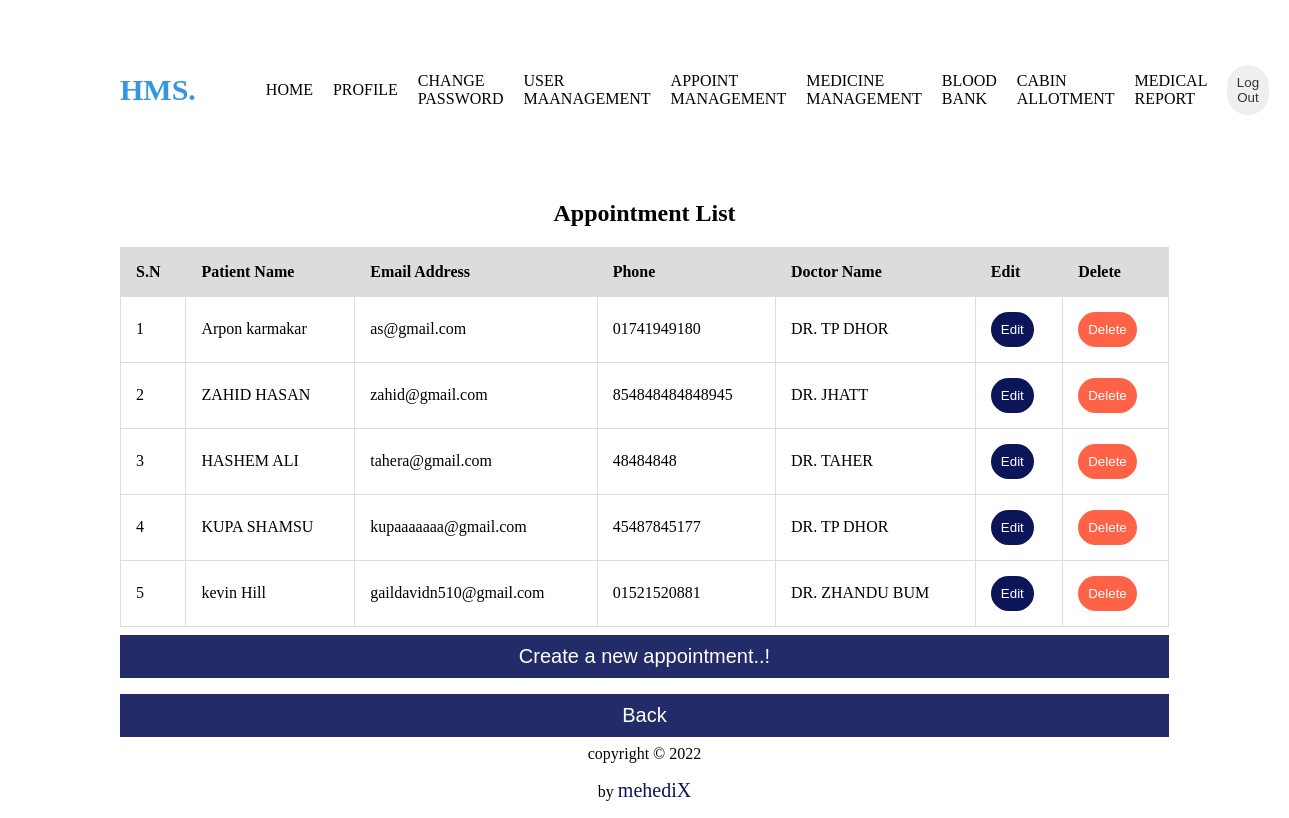
The page /view/appoint-table.php (signed in) on the database its author committed.
### tables this page shows
CREATE TABLE `appointment` (
  `id` int(10) UNSIGNED NOT NULL,
  `p_name` varchar(255) DEFAULT NULL,
  `email` varchar(255) DEFAULT NULL,
  `phone` varchar(25) DEFAULT NULL,
  `d_name` varchar(255) DEFAULT NULL,
  `created_at` datetime NOT NULL
);

### control/read-appointAction.php (called while the page is built)
<?php
include('../model/database.php');
$fetchData= fetch_data($connection);
function fetch_data($connection){
  $query="SELECT * from appointment ORDER BY id DESC";
  $exec=mysqli_query($connection, $query);
  if(mysqli_num_rows($exec)>0){
    $row= mysqli_fetch_all($exec, MYSQLI_ASSOC);
    return $row;
  }else{
    return $row=[];
  }
}
?>

### view/appoint-table.php (the view, shortened to what this page needs)
<?php
include('../control/read-appointAction.php');
?>
<!DOCTYPE html>
<html>
<head>
</head>
<body style="padding-right:7rem;padding-left:7rem;">
<?php include "../model/_nav.php"; ?>
<div class="table-data">
        <div class="list-title">
 <h2>Appointment List</h2>
            </div>
    <table border="1">
        <tr>
            <th>S.N</th>
            <th>Patient Name</th>
            <th>Email Address</th>
            <th>Phone</th>
            <th>Doctor Name</th>
            <th>Edit</th>
            <th>Delete</th>
        </tr>
<?php
        if(count($fetchData)>0){
        $sn=1;
        foreach($fetchData as $data){
?> <tr>
<td><?php echo $sn; ?></td>
<td><?php echo $data['p_name']; ?></td>
<td><?php echo $data['email']; ?></td>
<td><?php echo $data['phone']; ?></td>
<td><?php echo $data['d_name']; ?></td>
<td><a style="text-decoration:none;" href="../view/update-appoint.php?edit=<?php echo $data['id']; ?>">
                <button style="background-color: #0D1559;color: #ffffff;padding:10px;padding: 10px;border: none;border-radius: 30px;">Edit</button></a></td>
<td><a style="text-decoration:none;" href="../control/delete-appointAction.php?delete=<?php echo $data['id']; ?>">
                <button style="background-color:tomato;color: #ffffff;padding:10px;padding: 10px;border: none;border-radius: 30px;">Delete</button></a></td>
</tr> <?php
      $sn++; }
      }else{
?>
      <tr>
        <td colspan="7">No Data Found</td>
      </tr>
<?php
    }
?>
    </table>
    <button type="create" onclick="document.location='../view/create-appoint.php'">Create a new appointment..!</button>
    <button type="bk" onclick="document.location='../view/dashboard.php'">Back</button>
    </div>
    <?php include "../model/footer.php"; ?>
</body>
</html>

### model/_nav.php (shortened to what this page needs)
<header>
    <nav style="display:flex;
    justify-content:space-between;align-items:center;margin-top:3rem;margin-bottom:3rem;">
        <a style="text-decoration:none;color:black;" href="../view/dashboard.php">
            <h1 style="color:#3498DB;font-size:30px">HMS.</h1>
        </a>
        <ul style="display:flex;justify-content:space-between;list-style-type:none;align-items:center;">
            <li style="text-decoration:none;text-color:black;padding-right:10px;padding-left:10px;">
                <a style="text-decoration:none;color:black;" href="../view/dashboard.php">
                    HOME
                </a>
            </li>
            <li style="text-decoration:none;text-color:black;padding-right:10px;padding-left:10px;">
                <a style="text-decoration:none;color:black;" href="../view/viewProfile.php">
                    PROFILE
                </a>
            </li>
            <li style="text-decoration:none;text-color:black;padding-right:10px;padding-left:10px;">
                <a style="text-decoration:none;color:black;" href="../view/changePassword.php">
                    CHANGE PASSWORD
                </a>
            </li>
            <li style="text-decoration:none;text-color:black;padding-right:10px;padding-left:10px;">
                <a style="text-decoration:none;color:black;" href="../view/user-table.php">
                    USER MAANAGEMENT
                </a>
            </li>
            <li style="text-decoration:none;text-color:black;padding-right:10px;padding-left:10px;">
                <a style="text-decoration:none;color:black;" href="../view/appoint-table.php">
                    APPOINT MANAGEMENT
                </a>
            </li>
            <li style="text-decoration:none;text-color:black;padding-right:10px;padding-left:10px;">
                <a style="text-decoration:none;color:black;" href="../view/medicine-table.php">
                    MEDICINE MANAGEMENT
                </a>
            </li>
            <li style="text-decoration:none;text-color:black;padding-right:10px;padding-left:10px;">
                <a style="text-decoration:none;color:black;" href="../view/blood-table.php">
                    BLOOD BANK
                </a>
            </li>
            <li style="text-decoration:none;text-color:black;padding-right:10px;padding-left:10px;">
                <a style="text-decoration:none;color:black;" href="../view/cabin-table.php">
                   CABIN ALLOTMENT
                </a>
            </li>
            <li style="text-decoration:none;text-color:black;padding-right:10px;padding-left:10px;">
                <a style="text-decoration:none;color:black;" href="../view/viewTestReport.php">
                    MEDICAL REPORT
                </a>
            </li>
            <li style="text-decoration:none;text-color:black;padding-right:10px;padding-left:10px;">
                <a style="text-decoration:none;color:black;" href="../control/logOut.php">
                    <button style="color:#2C3539;padding:10px;padding: 10px;border: none;border-radius: 30px;">
                        Log Out
                    </button>
                </a>
            </li>
        </ul>
    </nav>
</header>

### model/footer.php
<footer style="margin-top:4rem">
    <p style="text-align:center;">copyright © 2022</p>
    <p style="text-align:center;">by <span style="color:#0D1559;font-size:20px;">mehediX</span></p>
</footer>

### view/appoint-table.php (style rules this page uses)
table, td, th { border: 1px solid #ddd; text-align: left; }
table { border-collapse: collapse; max-width: 100%; width:100%; }
.table-data { width:100%; float: right; }
th, td { padding: 15px; }
th { background-color:gainsboro ; }
body { overflow-x: hidden; }
* { box-sizing: border-box; }
button[type=create] { background-color: #0D1559; color: #ffffff; padding: 10px 20px; margin: 8px 0; border: none; cursor: pointer; width: 100%; opacity: 0.9; font-size: 20px; }
button[type=bk] { background-color: #0D1559; color: #ffffff; padding: 10px 20px; margin: 8px 0; border: none; cursor: pointer; width: 100%; opacity: 0.9; font-size: 20px; }
h2 { text-align: center; }

### rows shown on the page
appointment: p_name "Arpon karmakar", email "as@gmail.com", phone "01741949180", d_name "DR. TP DHOR"
appointment: p_name "ZAHID HASAN", email "zahid@gmail.com", phone "854848484848945", d_name "DR. JHATT"
appointment: p_name "HASHEM ALI", email "tahera@gmail.com", phone "48484848", d_name "DR. TAHER"
appointment: p_name "KUPA SHAMSU", email "kupaaaaaaa@gmail.com", phone "45487845177", d_name "DR. TP DHOR"
appointment: p_name "kevin Hill", email "gaildavidn510@gmail.com", phone "01521520881", d_name "DR. ZHANDU BUM"
